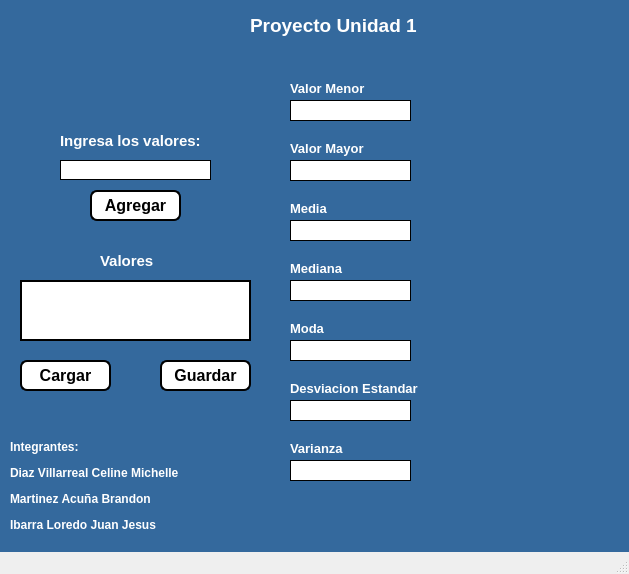
<?xml version="1.0" encoding="UTF-8"?>
<ui version="4.0">
 <class>MainWindow</class>
 <widget class="QMainWindow" name="MainWindow">
  <property name="geometry">
   <rect>
    <x>0</x>
    <y>0</y>
    <width>629</width>
    <height>574</height>
   </rect>
  </property>
  <property name="windowTitle">
   <string>MainWindow</string>
  </property>
  <widget class="QWidget" name="centralwidget">
   <property name="styleSheet">
    <string notr="true">background-color: rgb(52, 105, 157);</string>
   </property>
   <widget class="QLabel" name="label">
    <property name="geometry">
     <rect>
      <x>250</x>
      <y>10</y>
      <width>181</width>
      <height>31</height>
     </rect>
    </property>
    <property name="font">
     <font>
      <pointsize>14</pointsize>
      <weight>75</weight>
      <bold>true</bold>
     </font>
    </property>
    <property name="styleSheet">
     <string notr="true">color: rgb(255, 255, 255);</string>
    </property>
    <property name="text">
     <string>Proyecto Unidad 1</string>
    </property>
   </widget>
   <widget class="QLabel" name="label_2">
    <property name="geometry">
     <rect>
      <x>10</x>
      <y>440</y>
      <width>171</width>
      <height>91</height>
     </rect>
    </property>
    <property name="styleSheet">
     <string notr="true">color: rgb(255, 255, 255);</string>
    </property>
    <property name="text">
     <string>&lt;html&gt;&lt;head/&gt;&lt;body&gt;&lt;p align=&quot;justify&quot;&gt;&lt;span style=&quot; font-weight:600;&quot;&gt;Integrantes:&lt;/span&gt;&lt;/p&gt;&lt;p align=&quot;justify&quot;&gt;&lt;span style=&quot; font-weight:600;&quot;&gt;Diaz Villarreal Celine Michelle&lt;/span&gt;&lt;/p&gt;&lt;p align=&quot;justify&quot;&gt;&lt;span style=&quot; font-weight:600;&quot;&gt;Martinez Acuña Brandon&lt;/span&gt;&lt;/p&gt;&lt;p align=&quot;justify&quot;&gt;&lt;span style=&quot; font-weight:600;&quot;&gt;Ibarra Loredo Juan Jesus&lt;/span&gt;&lt;/p&gt;&lt;/body&gt;&lt;/html&gt;</string>
    </property>
   </widget>
   <widget class="QLineEdit" name="txt_ingresar">
    <property name="geometry">
     <rect>
      <x>60</x>
      <y>160</y>
      <width>151</width>
      <height>20</height>
     </rect>
    </property>
    <property name="font">
     <font>
      <pointsize>10</pointsize>
     </font>
    </property>
    <property name="styleSheet">
     <string notr="true">background-color: rgb(255, 255, 255);
border: 1px solid black;</string>
    </property>
   </widget>
   <widget class="QLabel" name="label_3">
    <property name="geometry">
     <rect>
      <x>60</x>
      <y>130</y>
      <width>151</width>
      <height>21</height>
     </rect>
    </property>
    <property name="font">
     <font>
      <pointsize>11</pointsize>
      <weight>75</weight>
      <bold>true</bold>
     </font>
    </property>
    <property name="styleSheet">
     <string notr="true">color: rgb(255, 255, 255);</string>
    </property>
    <property name="text">
     <string>Ingresa los valores:</string>
    </property>
   </widget>
   <widget class="QTextEdit" name="txt_valores">
    <property name="geometry">
     <rect>
      <x>20</x>
      <y>280</y>
      <width>231</width>
      <height>61</height>
     </rect>
    </property>
    <property name="styleSheet">
     <string notr="true">background-color: rgb(255, 255, 255);
border: 2px solid black;</string>
    </property>
   </widget>
   <widget class="QLabel" name="label_4">
    <property name="geometry">
     <rect>
      <x>100</x>
      <y>250</y>
      <width>71</width>
      <height>21</height>
     </rect>
    </property>
    <property name="font">
     <font>
      <pointsize>11</pointsize>
      <weight>75</weight>
      <bold>true</bold>
     </font>
    </property>
    <property name="styleSheet">
     <string notr="true">color: rgb(255, 255, 255);</string>
    </property>
    <property name="text">
     <string>Valores</string>
    </property>
   </widget>
   <widget class="QLabel" name="label_5">
    <property name="geometry">
     <rect>
      <x>30</x>
      <y>20</y>
      <width>171</width>
      <height>71</height>
     </rect>
    </property>
    <property name="text">
     <string/>
    </property>
    <property name="pixmap">
     <pixmap resource="../Archivos/Resources/resource.qrc">:/logos/log_uat_nuevo.png</pixmap>
    </property>
    <property name="scaledContents">
     <bool>true</bool>
    </property>
   </widget>
   <widget class="QLabel" name="label_6">
    <property name="geometry">
     <rect>
      <x>520</x>
      <y>10</y>
      <width>101</width>
      <height>81</height>
     </rect>
    </property>
    <property name="text">
     <string/>
    </property>
    <property name="pixmap">
     <pixmap resource="../Archivos/Resources/resource.qrc">:/logos/FIT_logo_vertical.png</pixmap>
    </property>
    <property name="scaledContents">
     <bool>true</bool>
    </property>
   </widget>
   <widget class="QLabel" name="label_7">
    <property name="geometry">
     <rect>
      <x>480</x>
      <y>410</y>
      <width>131</width>
      <height>111</height>
     </rect>
    </property>
    <property name="text">
     <string/>
    </property>
    <property name="pixmap">
     <pixmap resource="../Archivos/Resources/resource.qrc">:/logos/equipo.png</pixmap>
    </property>
    <property name="scaledContents">
     <bool>true</bool>
    </property>
   </widget>
   <widget class="QPushButton" name="btn_agregar">
    <property name="geometry">
     <rect>
      <x>90</x>
      <y>190</y>
      <width>91</width>
      <height>31</height>
     </rect>
    </property>
    <property name="font">
     <font>
      <pointsize>12</pointsize>
      <weight>75</weight>
      <bold>true</bold>
     </font>
    </property>
    <property name="cursor">
     <cursorShape>PointingHandCursor</cursorShape>
    </property>
    <property name="styleSheet">
     <string notr="true">background-color: rgb(255, 255, 255);
border-radius: 7px;
border: 2px solid black</string>
    </property>
    <property name="text">
     <string>Agregar</string>
    </property>
   </widget>
   <widget class="QPushButton" name="btn_cargar">
    <property name="geometry">
     <rect>
      <x>20</x>
      <y>360</y>
      <width>91</width>
      <height>31</height>
     </rect>
    </property>
    <property name="font">
     <font>
      <pointsize>12</pointsize>
      <weight>75</weight>
      <bold>true</bold>
     </font>
    </property>
    <property name="cursor">
     <cursorShape>PointingHandCursor</cursorShape>
    </property>
    <property name="styleSheet">
     <string notr="true">background-color: rgb(255, 255, 255);
border-radius: 7px;
border: 2px solid black</string>
    </property>
    <property name="text">
     <string>Cargar</string>
    </property>
   </widget>
   <widget class="QPushButton" name="btn_guardar">
    <property name="geometry">
     <rect>
      <x>160</x>
      <y>360</y>
      <width>91</width>
      <height>31</height>
     </rect>
    </property>
    <property name="font">
     <font>
      <pointsize>12</pointsize>
      <weight>75</weight>
      <bold>true</bold>
     </font>
    </property>
    <property name="cursor">
     <cursorShape>PointingHandCursor</cursorShape>
    </property>
    <property name="styleSheet">
     <string notr="true">background-color: rgb(255, 255, 255);
border-radius: 7px;
border: 2px solid black</string>
    </property>
    <property name="text">
     <string>Guardar</string>
    </property>
   </widget>
   <widget class="QLabel" name="label_8">
    <property name="geometry">
     <rect>
      <x>290</x>
      <y>80</y>
      <width>81</width>
      <height>16</height>
     </rect>
    </property>
    <property name="font">
     <font>
      <pointsize>10</pointsize>
      <weight>75</weight>
      <bold>true</bold>
     </font>
    </property>
    <property name="styleSheet">
     <string notr="true">color: rgb(255, 255, 255);</string>
    </property>
    <property name="text">
     <string>Valor Menor</string>
    </property>
   </widget>
   <widget class="QLineEdit" name="txt_valorMe">
    <property name="geometry">
     <rect>
      <x>290</x>
      <y>100</y>
      <width>121</width>
      <height>21</height>
     </rect>
    </property>
    <property name="font">
     <font>
      <pointsize>10</pointsize>
      <weight>75</weight>
      <bold>true</bold>
     </font>
    </property>
    <property name="styleSheet">
     <string notr="true">background-color: rgb(255, 255, 255);
border: 1px solid black;</string>
    </property>
   </widget>
   <widget class="QLabel" name="label_9">
    <property name="geometry">
     <rect>
      <x>290</x>
      <y>140</y>
      <width>81</width>
      <height>16</height>
     </rect>
    </property>
    <property name="font">
     <font>
      <pointsize>10</pointsize>
      <weight>75</weight>
      <bold>true</bold>
     </font>
    </property>
    <property name="styleSheet">
     <string notr="true">color: rgb(255, 255, 255);</string>
    </property>
    <property name="text">
     <string>Valor Mayor</string>
    </property>
   </widget>
   <widget class="QLineEdit" name="txt_valorMa">
    <property name="geometry">
     <rect>
      <x>290</x>
      <y>160</y>
      <width>121</width>
      <height>21</height>
     </rect>
    </property>
    <property name="font">
     <font>
      <pointsize>10</pointsize>
      <weight>75</weight>
      <bold>true</bold>
     </font>
    </property>
    <property name="styleSheet">
     <string notr="true">background-color: rgb(255, 255, 255);
border: 1px solid black;</string>
    </property>
   </widget>
   <widget class="QLabel" name="label_10">
    <property name="geometry">
     <rect>
      <x>290</x>
      <y>200</y>
      <width>81</width>
      <height>16</height>
     </rect>
    </property>
    <property name="font">
     <font>
      <pointsize>10</pointsize>
      <weight>75</weight>
      <bold>true</bold>
     </font>
    </property>
    <property name="styleSheet">
     <string notr="true">color: rgb(255, 255, 255);</string>
    </property>
    <property name="text">
     <string>Media</string>
    </property>
   </widget>
   <widget class="QLineEdit" name="txt_media">
    <property name="geometry">
     <rect>
      <x>290</x>
      <y>220</y>
      <width>121</width>
      <height>21</height>
     </rect>
    </property>
    <property name="font">
     <font>
      <pointsize>10</pointsize>
      <weight>75</weight>
      <bold>true</bold>
     </font>
    </property>
    <property name="styleSheet">
     <string notr="true">background-color: rgb(255, 255, 255);
border: 1px solid black;</string>
    </property>
   </widget>
   <widget class="QLabel" name="label_11">
    <property name="geometry">
     <rect>
      <x>290</x>
      <y>260</y>
      <width>81</width>
      <height>16</height>
     </rect>
    </property>
    <property name="font">
     <font>
      <pointsize>10</pointsize>
      <weight>75</weight>
      <bold>true</bold>
     </font>
    </property>
    <property name="styleSheet">
     <string notr="true">color: rgb(255, 255, 255);</string>
    </property>
    <property name="text">
     <string>Mediana</string>
    </property>
   </widget>
   <widget class="QLineEdit" name="txt_mediana">
    <property name="geometry">
     <rect>
      <x>290</x>
      <y>280</y>
      <width>121</width>
      <height>21</height>
     </rect>
    </property>
    <property name="font">
     <font>
      <pointsize>10</pointsize>
      <weight>75</weight>
      <bold>true</bold>
     </font>
    </property>
    <property name="styleSheet">
     <string notr="true">background-color: rgb(255, 255, 255);
border: 1px solid black;</string>
    </property>
   </widget>
   <widget class="QLabel" name="label_12">
    <property name="geometry">
     <rect>
      <x>290</x>
      <y>380</y>
      <width>131</width>
      <height>16</height>
     </rect>
    </property>
    <property name="font">
     <font>
      <pointsize>10</pointsize>
      <weight>75</weight>
      <bold>true</bold>
     </font>
    </property>
    <property name="styleSheet">
     <string notr="true">color: rgb(255, 255, 255);</string>
    </property>
    <property name="text">
     <string>Desviacion Estandar</string>
    </property>
   </widget>
   <widget class="QLineEdit" name="txt_desviacion">
    <property name="geometry">
     <rect>
      <x>290</x>
      <y>400</y>
      <width>121</width>
      <height>21</height>
     </rect>
    </property>
    <property name="font">
     <font>
      <pointsize>10</pointsize>
      <weight>75</weight>
      <bold>true</bold>
     </font>
    </property>
    <property name="styleSheet">
     <string notr="true">background-color: rgb(255, 255, 255);
border: 1px solid black;</string>
    </property>
   </widget>
   <widget class="QLabel" name="label_13">
    <property name="geometry">
     <rect>
      <x>290</x>
      <y>320</y>
      <width>81</width>
      <height>16</height>
     </rect>
    </property>
    <property name="font">
     <font>
      <pointsize>10</pointsize>
      <weight>75</weight>
      <bold>true</bold>
     </font>
    </property>
    <property name="styleSheet">
     <string notr="true">color: rgb(255, 255, 255);</string>
    </property>
    <property name="text">
     <string>Moda</string>
    </property>
   </widget>
   <widget class="QLineEdit" name="txt_moda">
    <property name="geometry">
     <rect>
      <x>290</x>
      <y>340</y>
      <width>121</width>
      <height>21</height>
     </rect>
    </property>
    <property name="font">
     <font>
      <pointsize>10</pointsize>
      <weight>75</weight>
      <bold>true</bold>
     </font>
    </property>
    <property name="styleSheet">
     <string notr="true">background-color: rgb(255, 255, 255);
border: 1px solid black;</string>
    </property>
   </widget>
   <widget class="QLabel" name="label_14">
    <property name="geometry">
     <rect>
      <x>290</x>
      <y>440</y>
      <width>81</width>
      <height>16</height>
     </rect>
    </property>
    <property name="font">
     <font>
      <pointsize>10</pointsize>
      <weight>75</weight>
      <bold>true</bold>
     </font>
    </property>
    <property name="styleSheet">
     <string notr="true">color: rgb(255, 255, 255);</string>
    </property>
    <property name="text">
     <string>Varianza</string>
    </property>
   </widget>
   <widget class="QLineEdit" name="txt_varianza">
    <property name="geometry">
     <rect>
      <x>290</x>
      <y>460</y>
      <width>121</width>
      <height>21</height>
     </rect>
    </property>
    <property name="font">
     <font>
      <pointsize>10</pointsize>
      <weight>75</weight>
      <bold>true</bold>
     </font>
    </property>
    <property name="styleSheet">
     <string notr="true">background-color: rgb(255, 255, 255);
border: 1px solid black;</string>
    </property>
   </widget>
  </widget>
  <widget class="QMenuBar" name="menubar">
   <property name="geometry">
    <rect>
     <x>0</x>
     <y>0</y>
     <width>629</width>
     <height>21</height>
    </rect>
   </property>
  </widget>
  <widget class="QStatusBar" name="statusbar"/>
 </widget>
 <resources>
  <include location="../Archivos/Resources/resource.qrc"/>
 </resources>
 <connections/>
</ui>
